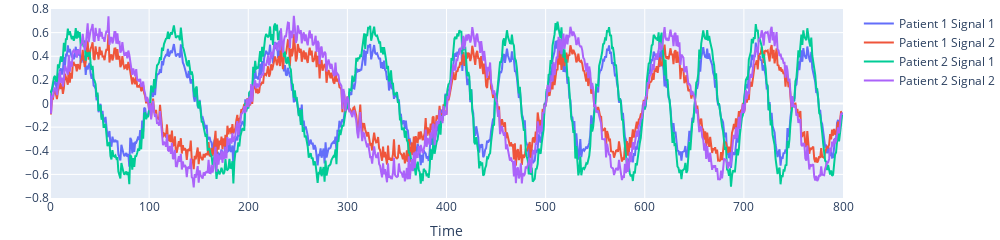

The code cell stored with this chart in its notebook:
### Markdown cell above
### Chnage frequency by time

### Code cell
# Parameters
f_1 = np.append([0.01]*400, [0.02]*400)
f_2 = np.append([0.005]*400, [0.01]*400)
sample = 800
n_samples = 1024

# Amplitudes
amp_1 = np.random.normal(0.4, 0.05, n_samples)
amp_2 = np.random.normal(0.6, 0.05, n_samples)

# Generate noise
x = np.arange(sample)
noise_1 = np.random.normal(0,0.05,(n_samples,sample))
noise_2 = np.random.normal(0,0.05,(n_samples,sample))

amp_1 = amp_1.reshape(-1,1)
amp_2 = amp_2.reshape(-1,1)

# Generate signal
sin_1_person_1 = amp_1*np.sin(2 * np.pi * f_1 * x) + noise_1
sin_1_person_2 = amp_2*np.sin(2 * np.pi * f_1 * x) + noise_1

sin_2_person_1 = amp_1*np.sin(2 * np.pi * f_2 * x)+ noise_2
sin_2_person_2 = amp_2*np.sin(2 * np.pi * f_2 * x) + noise_2

# Create dataframe
Sin_1 = np.vstack([sin_1_person_1, sin_1_person_2])
Sin_2 = np.vstack([sin_2_person_1, sin_2_person_2])

df_1 = pd.DataFrame(Sin_1)
df_2 = pd.DataFrame(Sin_2)

final_df = pd.concat([df_1, df_2], axis=1)

# Save dataframe
person_label = np.append(['1']*n_samples, ['2']*n_samples)

final_df['ID'] = person_label

time = list(range(len(sin_1_person_1[0])))
fig = go.Figure()
fig.add_trace(go.Scatter(x=time, y=sin_1_person_1[0],
                    mode='lines',
                    name='Patient 1 Signal 1'))
fig.add_trace(go.Scatter(x=time, y=sin_2_person_1[0],
                    mode='lines', name='Patient 1 Signal 2'))
fig.add_trace(go.Scatter(x=time, y=sin_1_person_2[0],
                    mode='lines',
                    name='Patient 2 Signal 1'))
fig.add_trace(go.Scatter(x=time, y=sin_2_person_2[0],
                    mode='lines', name='Patient 2 Signal 2'))

fig.update_yaxes(title_text="", range=[-0.8, 0.8], dtick=0.2)
fig.update_xaxes(title_text="Time", range=[0, 800])

#update hight and width of figure
fig.update_layout(height=200, width=1000, margin = {'l':0,'r':0,'t':0,'b':0})
fig.show()

# save figure as pdf
fig.write_image("../Figures/Sine_with_freq_change.pdf")

# final_df.to_pickle("../Dataset/data_frame_sine_freq_change.pkl")

### Figure 1 — Plotly figure (JSON) as saved in the notebook; plotly's stock layout.template omitted (floating-point values rounded to 4 significant figures; data arrays with more than 128 entries replaced by an {"elided": "..."} marker saying what was removed)
{"data": [{"mode": "lines", "name": "Patient 1 Signal 1", "type": "scatter", "x": {"elided": "800 int values"}, "y": {"elided": "800 float values"}}, {"mode": "lines", "name": "Patient 1 Signal 2", "type": "scatter", "x": {"elided": "800 int values"}, "y": {"elided": "800 float values"}}, {"mode": "lines", "name": "Patient 2 Signal 1", "type": "scatter", "x": {"elided": "800 int values"}, "y": {"elided": "800 float values"}}, {"mode": "lines", "name": "Patient 2 Signal 2", "type": "scatter", "x": {"elided": "800 int values"}, "y": {"elided": "800 float values"}}], "layout": {"height": 200, "margin": {"b": 0, "l": 0, "r": 0, "t": 0}, "width": 1000, "xaxis": {"range": [0, 800], "title": {"text": "Time"}}, "yaxis": {"dtick": 0.2, "range": [-0.8, 0.8], "title": {"text": ""}}}}
